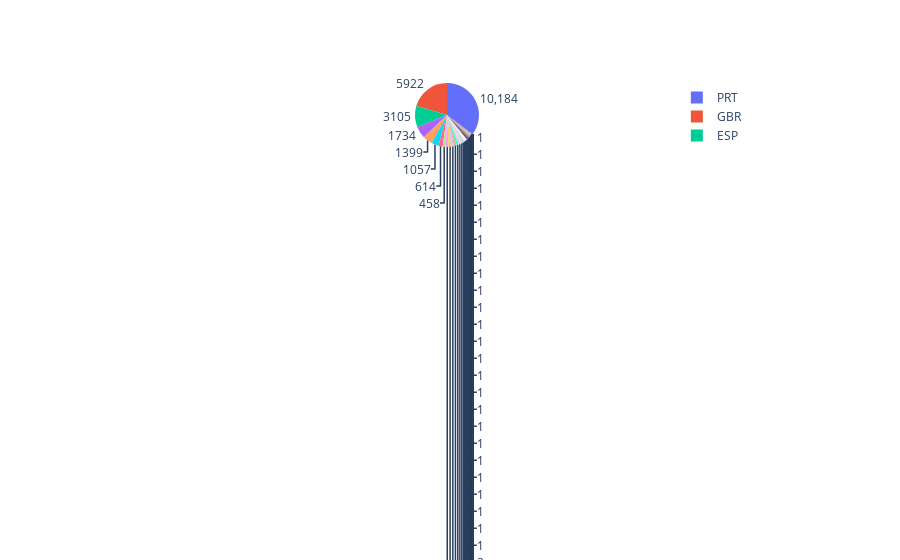

The code cell stored with this chart in its notebook:
### Code cell
trace = go.Pie( values = resort_values,
                labels = resort_labels,
                hoverinfo = 'label+percent',
                textinfo = 'value')
iplot([trace])

### Figure 1 — Plotly figure (JSON) as saved in the notebook; plotly's stock layout.template omitted (floating-point values rounded to 4 significant figures)
{"data": [{"hoverinfo": "label+percent", "labels": ["PRT", "GBR", "ESP", "IRL", "FRA", "DEU", "CN", "NLD", 0, "USA", "BEL", "ITA", "BRA", "CHE", "POL", "SWE", "AUT", "ROU", "FIN", "RUS", "CHN", "NOR", "AUS", "DNK", "LUX", "ARG", "LTU", "MAR", "HUN", "IND", "LVA", "EST", "UKR", "CZE", "AGO", "ISR", "TUR", "NZL", "CHL", "ZAF", "COL", "TWN", "OMN", "SVN", "MYS", "HRV", "JPN", "SVK", "PRI", "NGA", "GRC", "PHL", "SRB", "GIB", "DZA", "KOR", "MEX", "ISL", "THA", "CYP", "BGR", "URY", "IRN", "JAM", "CPV", "GEO", "CUB", "KAZ", "SGP", "BLR", "SUR", "MOZ", "ARE", "LBN", "IDN", "CAF", "DOM", "MDV", "PAK", "AND", "KWT", "CRI", "MLT", "ZWE", "VEN", "JOR", "AZE", "CIV", "ECU", "ARM", "MWI", "ALB", "CMR", "VNM", "MDG", "BWA", "LKA", "UZB", "NPL", "MAC", "TGO", "HKG", "DJI", "BHS", "PLW", "PER", "EGY", "QAT", "ZMB", "MKD", "SMR", "BDI", "SYR", "CYM", "UGA", "COM", "MUS", "BIH", "SAU"], "textinfo": "value", "type": "pie", "values": [10184, 5922, 3105, 1734, 1399, 1057, 614, 458, 419, 407, 389, 379, 329, 323, 294, 231, 176, 145, 135, 128, 125, 100, 72, 60, 54, 48, 45, 39, 38, 33, 29, 29, 23, 23, 17, 16, 16, 14, 14, 13, 12, 12, 11, 10, 10, 9, 9, 9, 9, 8, 8, 7, 7, 7, 7, 6, 6, 6, 6, 6, 5, 5, 5, 5, 5, 4, 4, 4, 4, 4, 4, 3, 3, 3, 3, 3, 3, 2, 2, 2, 2, 2, 2, 2, 2, 2, 2, 2, 2, 2, 2, 2, 2, 2, 1, 1, 1, 1, 1, 1, 1, 1, 1, 1, 1, 1, 1, 1, 1, 1, 1, 1, 1, 1, 1, 1, 1, 1, 1]}], "layout": {}}
